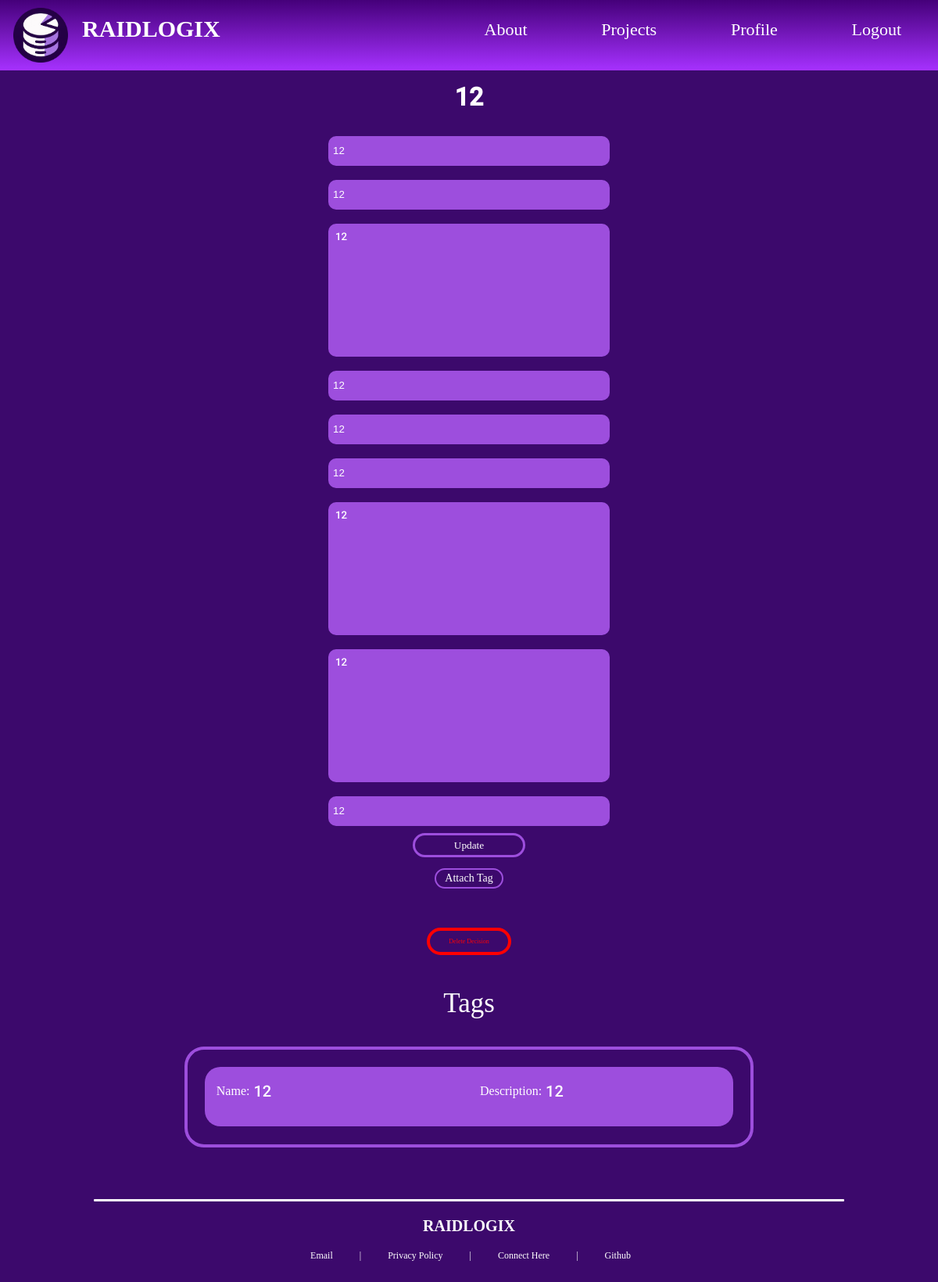
Screenshot of /projects/1/decisions/1/ (signed in) with the database file from the repository.
### raidlogix/models.py (models this page shows)
class decision(models.Model):
    created = models.CharField(max_length=50)
    name = models.CharField(max_length=50)
    description = models.TextField()
    due = models.CharField(max_length=50)
    state = models.CharField(max_length=50)
    decision_made = models.CharField(max_length=50)
    justification = models.TextField()
    impact = models.TextField()
    importance = models.IntegerField()
    project = models.ForeignKey(project, on_delete = models.CASCADE)

class DecisionTags(models.Model):
    tag = models.ForeignKey(tag, on_delete=models.CASCADE)
    decision = models.ForeignKey(decision, on_delete=models.CASCADE)

class tag(models.Model):
    tag_name = models.CharField(max_length=50)
    description = models.TextField()
    project = models.ForeignKey(project, on_delete=models.CASCADE)

### raidlogix/views.py (the view, shortened to what this page needs)
# urls.py: path('projects/<int:project_pk>/decisions/<int:decision_pk>/', views.view_decision, name="view_decision"),
@login_required
def view_decision(request, project_pk, decision_pk):
    this_project = get_object_or_404(project, pk=project_pk)
    if not user_projects.objects.filter(user=request.user, project=this_project).exists():
        return HttpResponseForbidden("You do not have permission to access this project.")
    this_decision = get_object_or_404(decision, pk=decision_pk, project=this_project)
    form = AddDecisionForm(instance=this_decision)
    decision_tags = DecisionTags.objects.filter(decision=this_decision)
    context = {
        'project': this_project,
        'form':form,
        'decision': this_decision,
        'decision_tags':decision_tags,
    }
    return render(request, 'view_decision.html', context=context)

### raidlogix/templates/view_decision.html (shortened to what this page needs)
{% extends 'h_and_f.html' %}
{% load static %}
{% block content %}
<div id="block-add-risk">
    <h1 id="add-attribute-header">{{ form.name.value }}</h1>
    <form action="" method="post" class="add-attribute-form">
        {{ form.created }}
        {{ form.name }}
        <div id="add-assumption-textarea">
            {{ form.description }}
        </div>
        {{ form.due }}
        {{ form.state }}
        {{ form.decision_made }}
        <div id="add-assumption-textarea">
            {{ form.justification }}
        </div>
        <div id="add-assumption-textarea">
            {{ form.impact }}
        </div>
        {{ form.importance }}
        <a href="#" id="add-attribute-submit-a"><input id="add-attribute-submit" type="submit" value="Update"/></a>
        <div id="attach-tag-button"><div class="submenu-item"><a href="{% url 'decisions_tag' project.pk decision.pk %}">Attach Tag</a></div></div>
        <button type="submit" class="delete-attribute" name="delete_decision" onclick="return confirm('Are you sure you want to delete this decision?');">
            Delete Decision
        </button>
    </form>
    <p id="attribute-tags-header" class="cool-text">Tags</p>
    <div class="view-tags-container">
        {% if decision_tags.count == 0 %}
            <h1 id="empty-projects">NO TAGS</h1>
        {% else %}
            {% for tag in decision_tags %}
                <a id="project-container-link" href="{% url 'view_tag' project.pk tag.tag.pk %}">
                    <div class="project-container-tag">
                        <div class="left-project-container">
                            <div class="project-value">Name: <p class="project-list-value">&nbsp;{{ tag.tag.tag_name }}</p></div>
                        </div>
                        <div class="right-project-container">
                            <div class="project-value">Description: <p class="project-list-value">&nbsp;{{tag.tag.description}}</p></div>
                        </div>
                    </div>
                </a>
            {% endfor %}
        {% endif %}
    </div>
</div>
{% endblock content %}

### raidlogix/static/main.css (style rules this page uses)
html { background-color:#3C096C; margin: 0%; padding: 0%; }
body { height: auto; display: flex; flex-direction: column; align-items: center; margin: 0%; padding: 0%; }
.cool-text { font-family: "Request"; color: white; }
.project-list-value { font-family: "Roboto-Medium"; font-size: 20px; }
#project-container-link { width:94%; flex-direction: column; display: flex; align-items: center; text-decoration: none; }
.project-container-tag { width: 100%; background-color: #9D4EDD; margin: 1%; margin-top: 1.5%; margin-bottom: 1.5%; border-radius: 20px; height: 70px; padding-top:1%; display: flex; flex-direction: row; overflow: hidden; white-space: nowrap; text-overflow: ellipsis; transition: transform .125s, background-color .125s; }
.left-project-container { width: 50%; height: 100%; display: flex; flex-direction: column; align-items: center; padding-top:2%; padding-bottom: 2%; padding-left: 0.5%; }
.right-project-container { width: 45%; height: 100%; display: flex; flex-direction: column; align-items: center; padding-top:2%; padding-bottom: 2%; padding-right: 0.5%; overflow: hidden; white-space: nowrap; text-overflow: ellipsis; }
.project-value { width: 93%; height: 32%; margin-left:1%; margin-right: 1%; font-family: "Request"; display: flex; flex-direction: row; align-items: center; color: white; }
.submenu-item { font-family: "Request"; font-size: 14px; padding-bottom:4%; padding-top: 4%; padding-left:15%; padding-right:15%; margin: 3%; background-color: #3C096C; border-style: solid; border-color: #9D4EDD; border-width: 2px; text-align: center; border-radius: 20px; width: 100%; transition: transform .125s, background-color .125s; }
.submenu-item a { text-decoration: none; color: #FFFFFF; }
#block-add-risk { display: flex; flex-direction: column; align-items: center; width: 100%; margin-top: 7%; padding-bottom:1%; }
.add-attribute-form { display: flex; flex-direction: column; align-items: center; text-align: center; width: 100%; vertical-align: middle; font-family: "Roboto-Medium"; }
.add-attribute-form > input { margin-top:0.75%; margin-bottom:0.75%; width: 30%; background-color: #9D4EDD; padding-bottom: 0.75%; padding-top: 0.75%; padding-left: 0.5%; padding-right: 0.5%; line-height:1.5; border-width: 0px; color: #FFFFFF; border-radius: 10px; box-sizing: border-box; display: flex; flex-direction: column; justify-content: center; }
.add-attribute-form > input::placeholder { color: #FFFFFF; font-family: "Request"; font-size: 10px; }
.add-attribute-form textarea { display: flex; flex-direction: column; align-items: center; resize: none; background-color: #9D4EDD; border-width: 0px; color: #fff; padding: 3%; border-radius: 10px; width: 100%; position: relative; right:56px; font-family: "Roboto-Medium"; height: 152px; }
.add-attribute-form textarea::placeholder { color: #fff; font-family: "Request"; font-size: 10px; }
#add-attribute-submit-a { width: 20%; }
#add-attribute-submit { font-family: "Request"; width: 60%; background-color: #3C096C; padding: 2%; border-radius: 22px; border-color: #9D4EDD; border-width: 3px; border-style: solid; color: #fff; text-align: center; transition: transform .125s, background-color .125s; }
#add-attribute-header { font-family: "Roboto-Medium"; color: #fff; }
#add-assumption-textarea textarea { width: 28.5%; padding: 0.75%; margin-top: 0.75%; margin-bottom: 0.75%; position: relative; left:35%; }
#add-assumption-textarea { display: flex; flex-direction: column; align-content: center; width: 100%; }
.delete-attribute { background-color: transparent; border-color: red; border-width: 4px; border-radius: 30px; border-style: solid; margin-top: 4%; color: red; padding: 0.75%; padding-left: 2%; padding-right: 2%; font-family: "Request"; font-size: 8px; transition: transform 0.2s, background-color 0.2s, color 0.2s; }
#attach-tag-button { text-align: center; display: flex; flex-direction: column; align-items: center; margin-top: 1%; }
.view-tags-container { display: flex; flex-direction: column; align-items: center; width: 60%; height: auto; border-color: #9D4EDD; border-width: 4px; border-style: solid; border-radius: 25px; padding-top: 1%; padding-bottom: 1%; color: #fff; margin-bottom: 1%; }
#attribute-tags-header { font-size: 35px; margin-top: 3.5%; }

### rows the page displays
decision: name.value "12", created "12", name "12", description "12", due "12", state "12", decision_made "12", justification "12", impact "12", importance "12"
DecisionTags: tag.tag_name "12", tag.description "12"
